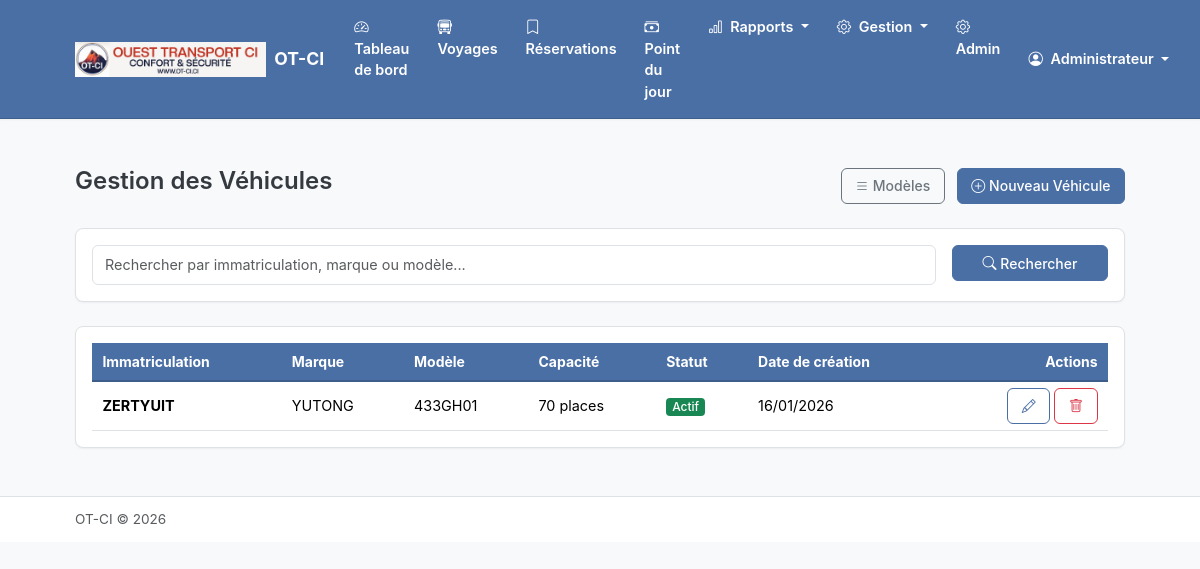
The app's page /vehicules/ (signed in) with its own data.
### apps/compagnie/models.py (models this page shows, shortened)
class Compagnie(models.Model):
    nom = models.CharField(max_length=200, verbose_name="Nom de la compagnie")
    logo = models.ImageField(
        upload_to='logos/',
        blank=True,
        null=True,
        verbose_name="Logo"
    )
    nom_pdg = models.CharField(max_length=200, verbose_name="Nom du PDG")
    adresse = models.TextField(blank=True, verbose_name="Adresse")
    telephone = models.CharField(max_length=20, blank=True, verbose_name="Téléphone")
    email = models.EmailField(blank=True, verbose_name="Email")
    date_creation = models.DateTimeField(auto_now_add=True)
    date_modification = models.DateTimeField(auto_now=True)
    class Meta:
        verbose_name = "Compagnie"
        verbose_name_plural = "Compagnie"
    @classmethod
    def get_instance(cls):
        return cls.objects.first()

### apps/personnel/models.py (models this page shows, shortened)
class Utilisateur(AbstractUser):
    ROLE_CHOICES = [
        ('pdg', 'PDG'),
        ('super_admin', 'Super Administrateur'),
        ('manager', 'Manager'),
        ('chef_gare', 'Chef de Gare'),
        ('guichetier', 'Guichetier'),
    ]
    nom_complet = models.CharField(max_length=200, verbose_name="Nom complet")
    telephone = models.CharField(max_length=20, blank=True, verbose_name="Téléphone")
    role = models.CharField(
        max_length=20,
        choices=ROLE_CHOICES,
        default='guichetier',
        verbose_name="Rôle"
    )
    gare = models.ForeignKey(
        'gares.Gare',
        on_delete=models.SET_NULL,
        null=True,
        blank=True,
        related_name='utilisateurs',
        verbose_name="Gare"
    )
    actif = models.BooleanField(default=True, verbose_name="Actif")
    date_creation = models.DateTimeField(auto_now_add=True)
    date_modification = models.DateTimeField(auto_now=True)
    objects = UtilisateurManager()
    EMAIL_FIELD = 'email'
    USERNAME_FIELD = 'username'
    REQUIRED_FIELDS = ['nom_complet']
    class Meta:
        verbose_name = "Utilisateur"
        verbose_name_plural = "Utilisateurs"
        ordering = ['nom_complet']
    @property
    def is_super_admin(self):
        return self.role == 'super_admin'
    @property
    def has_global_access(self):
        return self.role in ['pdg', 'super_admin', 'manager']

### apps/vehicules/models.py (models this page shows, shortened)
class Vehicule(models.Model):
    TYPE_CARBURANT_CHOICES = [
        ('diesel', 'Diesel'),
        ('essence', 'Essence'),
        ('hybride', 'Hybride'),
        ('electrique', 'Électrique'),
        ('gnv', 'GNV (Gaz Naturel)'),
    ]
    TYPE_BOITE_CHOICES = [
        ('manuelle', 'Manuelle'),
        ('automatique', 'Automatique'),
    ]
    immatriculation = models.CharField(
        max_length=20,
        unique=True,
        verbose_name="Immatriculation"
    )
    modele = models.ForeignKey(
        ModeleVehicule,
        on_delete=models.PROTECT,
        related_name='vehicules',
        verbose_name="Modèle"
    )
    compagnie = models.ForeignKey(
        'compagnie.Compagnie',
        on_delete=models.CASCADE,
        related_name='vehicules',
        verbose_name="Compagnie"
    )
    annee_mise_service = models.PositiveIntegerField(
        blank=True,
        null=True,
        verbose_name="Année de mise en service"
    )
    actif = models.BooleanField(default=True, verbose_name="Actif")
    notes = models.TextField(blank=True, verbose_name="Notes")
    numero_chassis = models.CharField(
        max_length=50,
        blank=True,
        verbose_name="Numéro de châssis (VIN)"
    )
    annee_fabrication = models.PositiveIntegerField(
        blank=True,
        null=True,
        verbose_name="Année de fabrication"
    )
    date_mise_circulation = models.DateField(
        blank=True,
        null=True,
        verbose_name="Date de mise en circulation"
    )
    type_carburant = models.CharField(
        max_length=20,
        choices=TYPE_CARBURANT_CHOICES,
        blank=True,
        verbose_name="Type de carburant"
    )
    type_boite = models.CharField(
        max_length=20,
        choices=TYPE_BOITE_CHOICES,
        blank=True,
        verbose_name="Type de boîte"
    )
    compagnie_assurance = models.CharField(
        max_length=100,
        blank=True,
        verbose_name="Compagnie d'assurance"
    )
    date_expiration_assurance = models.DateField(
        blank=True,
        null=True,
        verbose_name="Date d'expiration assurance"
    )
    date_expiration_visite_technique = models.DateField(
        blank=True,
        null=True,
        verbose_name="Date d'expiration visite technique"
    )
    date_expiration_carte_grise = models.DateField(
        blank=True,
        null=True,
        verbose_name="Date d'expiration carte grise"
    )
    date_expiration_licence_transport = models.DateField(
        blank=True,
        null=True,
        verbose_name="Date d'expiration licence de transport"
    )
    date_creation = models.DateTimeField(auto_now_add=True)
    date_modification = models.DateTimeField(auto_now=True)
    class Meta:
        verbose_name = "Véhicule"
        verbose_name_plural = "Véhicules"
        ordering = ['immatriculation']

class ModeleVehicule(models.Model):
    nom = models.CharField(
        max_length=100,
        verbose_name="Nom du modèle",
        help_text="Ex: Yutong 70 places"
    )
    marque = models.CharField(max_length=100, verbose_name="Marque")
    capacite = models.PositiveIntegerField(verbose_name="Capacité (places vendables)")
    disposition_sieges = models.JSONField(
        verbose_name="Disposition des sièges",
        help_text="Configuration JSON de la disposition des sièges",
        default=dict
    )
    description = models.TextField(blank=True, verbose_name="Description")
    date_creation = models.DateTimeField(auto_now_add=True)
    date_modification = models.DateTimeField(auto_now=True)
    class Meta:
        verbose_name = "Modèle de véhicule"
        verbose_name_plural = "Modèles de véhicules"
        ordering = ['marque', 'nom']

### apps/vehicules/views.py (the view)
# urls.py: path('', views.VehiculeListView.as_view(), name='vehicule_list'),
class VehiculeListView(AdminRequiredMixin, ListView):
    model = Vehicule
    template_name = 'vehicules/vehicule_list.html'
    context_object_name = 'vehicules'
    def get_queryset(self):
        queryset = super().get_queryset()
        search = self.request.GET.get('q')
        if search:
            queryset = queryset.filter(
                Q(immatriculation__icontains=search) |
                Q(modele__nom__icontains=search) |
                Q(modele__marque__icontains=search)
            )
        return queryset.select_related('modele').order_by('-actif', 'immatriculation')
    def get_context_data(self, **kwargs):
        context = super().get_context_data(**kwargs)
        context['search_query'] = self.request.GET.get('q', '')
        return context

### templates/vehicules/vehicule_list.html (shortened to what this page needs)
{% extends 'base.html' %}
{% block content %}
<div class="container py-4">
    <div class="d-flex justify-content-between align-items-center mb-4">
        <h2>Gestion des Véhicules</h2>
        <div>
            <a href="{% url 'vehicules:modele_list' %}" class="btn btn-outline-secondary me-2">
                <i class="bi bi-list"></i> Modèles
            </a>
            <a href="{% url 'vehicules:vehicule_create' %}" class="btn btn-primary">
                <i class="bi bi-plus-circle"></i> Nouveau Véhicule
            </a>
        </div>
    </div>
    <div class="card mb-4">
        <div class="card-body">
            <form method="get" class="row g-3">
                <div class="col-md-10">
                    <input type="text"
                           name="q"
                           class="form-control"
                           placeholder="Rechercher par immatriculation, marque ou modèle..."
                           value="{{ search_query }}">
                </div>
                <div class="col-md-2">
                    <button type="submit" class="btn btn-primary w-100">
                        <i class="bi bi-search"></i> Rechercher
                    </button>
                </div>
            </form>
        </div>
    </div>
    <div class="card">
        <div class="card-body">
            {% if vehicules %}
                <div class="table-responsive">
                    <table class="table table-hover">
                        <thead>
                            <tr>
                                <th>Immatriculation</th>
                                <th>Marque</th>
                                <th>Modèle</th>
                                <th>Capacité</th>
                                <th>Statut</th>
                                <th>Date de création</th>
                                <th class="text-end">Actions</th>
                            </tr>
                        </thead>
                        <tbody>
                            {% for vehicule in vehicules %}
                                <tr>
                                    <td><strong>{{ vehicule.immatriculation }}</strong></td>
                                    <td>{{ vehicule.modele.marque }}</td>
                                    <td>{{ vehicule.modele.nom }}</td>
                                    <td>{{ vehicule.modele.capacite }} places</td>
                                    <td>
                                        {% if vehicule.actif %}
                                            <span class="badge bg-success">Actif</span>
                                        {% else %}
                                            <span class="badge bg-secondary">Inactif</span>
                                        {% endif %}
                                    </td>
                                    <td>{{ vehicule.date_creation|date:"d/m/Y" }}</td>
                                    <td class="text-end">
                                        <a href="{% url 'vehicules:vehicule_update' vehicule.pk %}"
                                           class="btn btn-sm btn-outline-primary"
                                           title="Modifier">
                                            <i class="bi bi-pencil"></i>
                                        </a>
                                        <a href="{% url 'vehicules:vehicule_delete' vehicule.pk %}"
                                           class="btn btn-sm btn-outline-danger"
                                           title="Supprimer">
                                            <i class="bi bi-trash"></i>
                                        </a>
                                    </td>
                                </tr>
                            {% endfor %}
                        </tbody>
                    </table>
                </div>
            {% endif %}
        </div>
    </div>
</div>
{% endblock %}

### templates/base.html (shortened to what this page needs)
{% load static %}
<!DOCTYPE html>
<html lang="fr">
<head>
    <link href="https://cdn.jsdelivr.net/npm/bootstrap@5.3.2/dist/css/bootstrap.min.css" rel="stylesheet">
    <link href="https://cdn.jsdelivr.net/npm/bootstrap-icons@1.11.1/font/bootstrap-icons.css" rel="stylesheet">
    <link href="{% static 'css/custom.css' %}" rel="stylesheet">
</head>
<body>
    <nav class="navbar navbar-expand-lg navbar-dark sticky-top">
        <div class="container">
            <a class="navbar-brand d-flex align-items-center" href="{% url 'guichet:dashboard' %}">
                {% if compagnie and compagnie.logo %}
                    <img src="{{ compagnie.logo.url }}" alt="Logo" height="35" class="me-2">
                {% endif %}
                <span>{% if compagnie %}{{ compagnie.nom }}{% else %}Gestion Billetterie{% endif %}</span>
            </a>
            <div class="collapse navbar-collapse" id="navbarNav">
                {% if user.is_authenticated %}
                <ul class="navbar-nav me-auto">
                    <li class="nav-item">
                        <a class="nav-link {% if request.resolver_match.url_name == 'dashboard' %}active{% endif %}"
                           href="{% url 'guichet:dashboard' %}">
                            <i class="bi bi-speedometer2 me-1"></i> Tableau de bord
                        </a>
                    </li>
                    <li class="nav-item">
                        <a class="nav-link {% if request.resolver_match.url_name == 'voyage_list' %}active{% endif %}"
                           href="{% url 'guichet:voyage_list' %}">
                            <i class="bi bi-bus-front me-1"></i> Voyages
                        </a>
                    </li>
                    <li class="nav-item">
                        <a class="nav-link {% if request.resolver_match.url_name == 'reservations' %}active{% endif %}"
                           href="{% url 'guichet:reservations' %}">
                            <i class="bi bi-bookmark me-1"></i> Réservations
                        </a>
                    </li>
                    <li class="nav-item">
                        <a class="nav-link {% if 'comptabilite' in request.path %}active{% endif %}"
                           href="{% url 'comptabilite:point_journalier' %}">
                            <i class="bi bi-cash-stack me-1"></i> Point du jour
                        </a>
                    </li>
                    <li class="nav-item dropdown">
                        <a class="nav-link dropdown-toggle" href="#" data-bs-toggle="dropdown">
                            <i class="bi bi-bar-chart me-1"></i> Rapports
                        </a>
                    </li>
                    <li class="nav-item dropdown">
                        <a class="nav-link dropdown-toggle" href="#" data-bs-toggle="dropdown">
                            <i class="bi bi-gear me-1"></i> Gestion
                        </a>
                    </li>
                    {% if user.is_superuser %}
                    <li class="nav-item">
                        <a class="nav-link" href="{% url 'admin:index' %}">
                            <i class="bi bi-gear me-1"></i> Admin
                        </a>
                    </li>
                    {% endif %}
                </ul>
                <ul class="navbar-nav">
                    <li class="nav-item dropdown">
                        <a class="nav-link dropdown-toggle" href="#" data-bs-toggle="dropdown">
                            <i class="bi bi-person-circle me-1"></i>
                            {{ user.nom_complet|default:user.username }}
                        </a>
                    </li>
                </ul>
                {% endif %}
            </div>
        </div>
    </nav>
    <main class="py-4">
        {% block content %}{% endblock %}
    </main>
    <footer class="py-3 mt-auto border-top bg-white">
        <div class="container">
            <div class="d-flex justify-content-between align-items-center">
                <span class="text-muted">
                    {% if compagnie %}{{ compagnie.nom }}{% else %}Gestion Billetterie{% endif %} &copy; {% now "Y" %}
                </span>
            </div>
        </div>
    </footer>
</body>
</html>

### records on screen
Compagnie: logo (picture), nom "OT-CI"
Utilisateur: nom_complet "Administrateur"
Vehicule: immatriculation "ZERTYUIT", modele.marque "YUTONG", modele.nom "433GH01", modele.capacite "70", actif "Actif", date_creation "16/01/2026"
